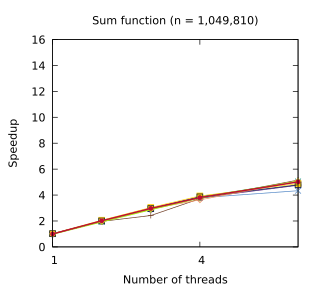

gnuplot code for this plot:
set title "Sum function (n = 1,049,810)"
set terminal pdf size 3.2,2.9
set output "./results/Sum_function_n___1,049,810.pdf"
set key off
set xrange [1:6]
set xtics (1, 4)
set xlabel "Number of threads"
set yrange [0:16]
set ylabel "Speedup"
plot './results/Sum_function_n___1,049,810.dat' using 1:2 title "Rayon" pointsize 0.7 lw 1 pt 1 linecolor rgb "#6E3B23" with linespoints, \
  './results/Sum_function_n___1,049,810.dat' using 1:3 title "Static" pointsize 0.7 lw 1 pt 2 linecolor rgb "#5287C6" with linespoints, \
  './results/Sum_function_n___1,049,810.dat' using 1:4 title "Static (pinned)" pointsize 0.7 lw 1 pt 3 linecolor rgb "#24A793" with linespoints, \
  './results/Sum_function_n___1,049,810.dat' using 1:5 title "Work stealing" pointsize 0.7 lw 1 pt 6 linecolor rgb "#5B2182" with linespoints, \
  './results/Sum_function_n___1,049,810.dat' using 1:6 title "OpenMP (static)" pointsize 0.7 lw 1 pt 5 linecolor rgb "#FFCD00" with linespoints, \
  './results/Sum_function_n___1,049,810.dat' using 1:7 title "OpenMP (dynamic)" pointsize 0.7 lw 1 pt 4 linecolor rgb "#001240" with linespoints, \
  './results/Sum_function_n___1,049,810.dat' using 1:8 title "OpenMP (taskloop)" pointsize 0.7 lw 1 pt 12 linecolor rgb "#F3965E" with linespoints, \
  './results/Sum_function_n___1,049,810.dat' using 1:9 title "Multi-atomics" pointsize 0.7 lw 1 pt 1 linecolor rgb "#6E3B23" with linespoints, \
  './results/Sum_function_n___1,049,810.dat' using 1:10 title "Work assisting" pointsize 0.4 lw 2 pt 7 linecolor rgb "#C00A35" with linespoints
